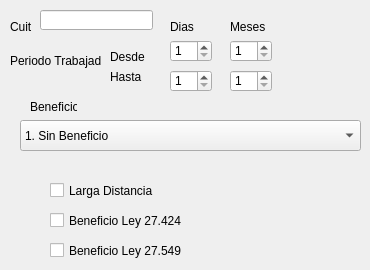
      <widget class="QWidget" name="tab_3">
       <attribute name="title">
        <string>Datos</string>
       </attribute>
       <widget class="QLineEdit" name="cuil">
        <property name="geometry">
         <rect>
          <x>40</x>
          <y>10</y>
          <width>113</width>
          <height>20</height>
         </rect>
        </property>
       </widget>
       <widget class="QLabel" name="label">
        <property name="geometry">
         <rect>
          <x>10</x>
          <y>20</y>
          <width>47</width>
          <height>13</height>
         </rect>
        </property>
        <property name="text">
         <string>Cuit</string>
        </property>
       </widget>
       <widget class="QLabel" name="label_2">
        <property name="geometry">
         <rect>
          <x>10</x>
          <y>50</y>
          <width>91</width>
          <height>21</height>
         </rect>
        </property>
        <property name="text">
         <string>Periodo Trabajado</string>
        </property>
       </widget>
       <widget class="QLabel" name="label_3">
        <property name="geometry">
         <rect>
          <x>110</x>
          <y>50</y>
          <width>47</width>
          <height>13</height>
         </rect>
        </property>
        <property name="text">
         <string>Desde</string>
        </property>
       </widget>
       <widget class="QSpinBox" name="spinBox_2">
        <property name="geometry">
         <rect>
          <x>230</x>
          <y>40</y>
          <width>42</width>
          <height>22</height>
         </rect>
        </property>
        <property name="minimum">
         <number>1</number>
        </property>
        <property name="maximum">
         <number>12</number>
        </property>
       </widget>
       <widget class="QLabel" name="label_4">
        <property name="geometry">
         <rect>
          <x>110</x>
          <y>70</y>
          <width>47</width>
          <height>13</height>
         </rect>
        </property>
        <property name="text">
         <string>Hasta</string>
        </property>
       </widget>
       <widget class="QSpinBox" name="spinBox_3">
        <property name="geometry">
         <rect>
          <x>230</x>
          <y>70</y>
          <width>42</width>
          <height>22</height>
         </rect>
        </property>
        <property name="minimum">
         <number>1</number>
        </property>
        <property name="maximum">
         <number>12</number>
        </property>
       </widget>
       <widget class="QComboBox" name="comboBox">
        <property name="geometry">
         <rect>
          <x>20</x>
          <y>120</y>
          <width>341</width>
          <height>31</height>
         </rect>
        </property>
        <item>
         <property name="text">
          <string>1. Sin Beneficio</string>
         </property>
        </item>
        <item>
         <property name="text">
          <string>2. Zona Patagónica</string>
         </property>
        </item>
        <item>
         <property name="text">
          <string>3. J/P/R</string>
         </property>
        </item>
        <item>
         <property name="text">
          <string>4. Jubilado Zona Patagónica</string>
         </property>
        </item>
       </widget>
       <widget class="QLabel" name="label_5">
        <property name="geometry">
         <rect>
          <x>30</x>
          <y>100</y>
          <width>47</width>
          <height>13</height>
         </rect>
        </property>
        <property name="text">
         <string>Beneficio</string>
        </property>
       </widget>
       <widget class="QCheckBox" name="checkBox">
        <property name="geometry">
         <rect>
          <x>50</x>
          <y>180</y>
          <width>111</width>
          <height>21</height>
         </rect>
        </property>
        <property name="text">
         <string>Larga Distancia</string>
        </property>
       </widget>
       <widget class="QCheckBox" name="checkBox_2">
        <property name="geometry">
         <rect>
          <x>50</x>
          <y>210</y>
          <width>161</width>
          <height>21</height>
         </rect>
        </property>
        <property name="text">
         <string>Beneficio Ley 27.424</string>
        </property>
       </widget>
       <widget class="QCheckBox" name="checkBox_3">
        <property name="geometry">
         <rect>
          <x>50</x>
          <y>240</y>
          <width>141</width>
          <height>21</height>
         </rect>
        </property>
        <property name="text">
         <string>Beneficio Ley 27.549</string>
        </property>
       </widget>
       <widget class="QLabel" name="label_6">
        <property name="geometry">
         <rect>
          <x>230</x>
          <y>20</y>
          <width>47</width>
          <height>13</height>
         </rect>
        </property>
        <property name="text">
         <string>Meses</string>
        </property>
       </widget>
       <widget class="QLabel" name="label_7">
        <property name="geometry">
         <rect>
          <x>170</x>
          <y>20</y>
          <width>47</width>
          <height>13</height>
         </rect>
        </property>
        <property name="text">
         <string>Dias</string>
        </property>
       </widget>
       <widget class="QSpinBox" name="spinBox_4">
        <property name="geometry">
         <rect>
          <x>170</x>
          <y>40</y>
          <width>42</width>
          <height>22</height>
         </rect>
        </property>
        <property name="minimum">
         <number>1</number>
        </property>
        <property name="maximum">
         <number>31</number>
        </property>
       </widget>
       <widget class="QSpinBox" name="spinBox_5">
        <property name="geometry">
         <rect>
          <x>170</x>
          <y>70</y>
          <width>42</width>
          <height>22</height>
         </rect>
        </property>
        <property name="minimum">
         <number>1</number>
        </property>
        <property name="maximum">
         <number>31</number>
        </property>
       </widget>
      </widget>
